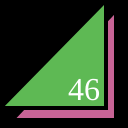
Frame 1 (no input)
Frame 60 (no input): identical to frame 1, image omitted
Frame 120 (the mouse pressed at the canvas centre since frame 60): identical to frame 1, image omitted

The p5.js sketch that drew this single still picture (run headless with seeded random() and noise() and a simulated clock; from frame 60 on, the mouse is pressed at the canvas centre):

// p5.js sketch
// ── sketch.js
function setup() {
  createCanvas(128,128);
}

function draw() {
  background(0);
  strokeWeight(4);
  fill(200, 100, 150);
  triangle(12,120,116,120,116,10);
  fill(94, 185, 84);
  triangle(0,108,106,108,106,0);
  fill(255);
  textSize(32);
  textFont("serif");
  text("46", 68, 100);
}
